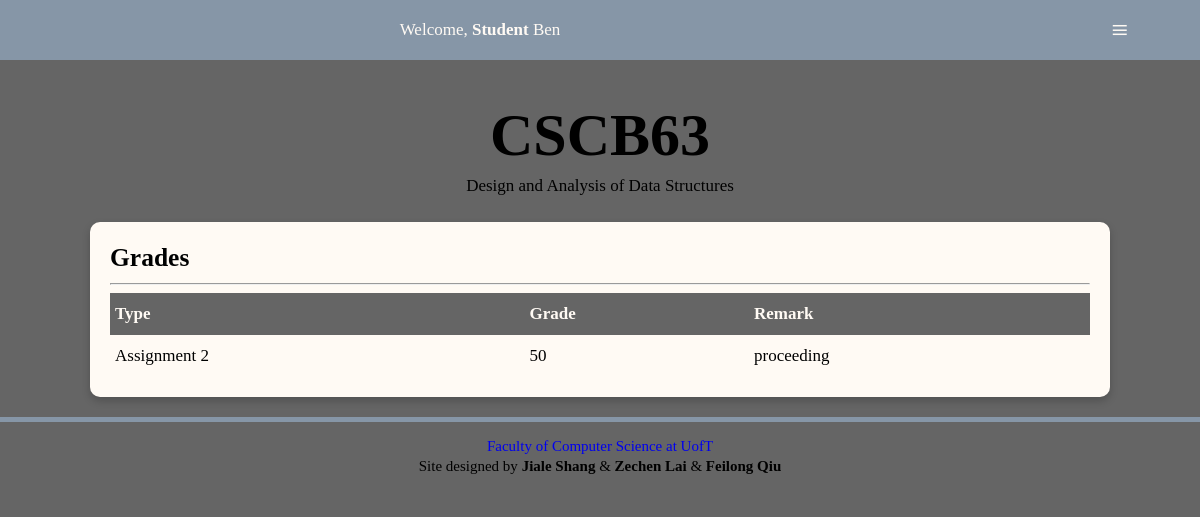
/remark-sort (signed in), run on an earlier commit of the app's database.
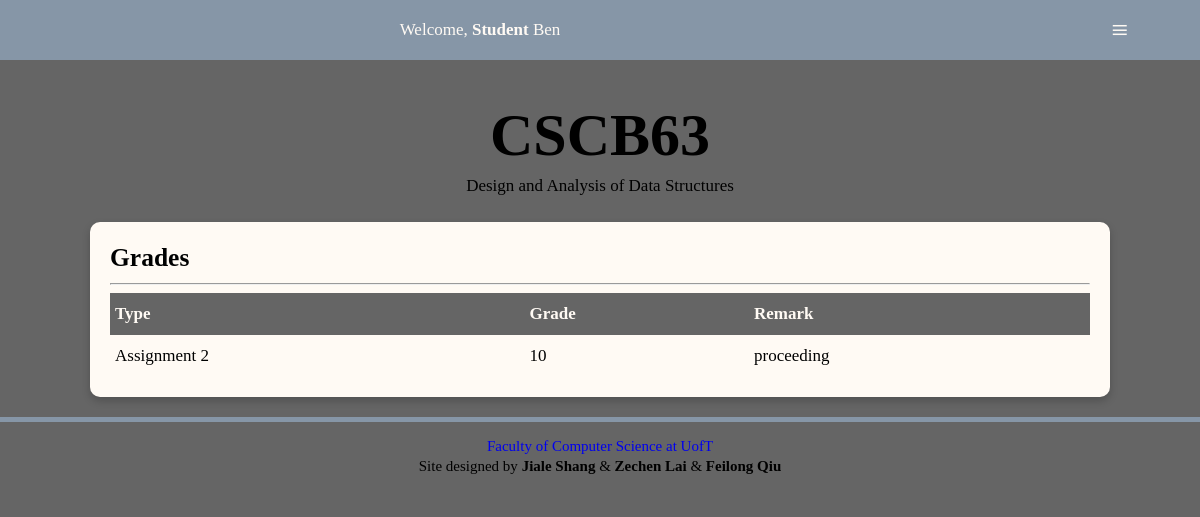
And on a later commit of the database.
### tables this page shows
CREATE TABLE "Events" (
	"ename"	NVARCHAR(20) NOT NULL UNIQUE
);

CREATE TABLE "Grades" (
	"username"	NVARCHAR(50) NOT NULL,
	"ename"	NVARCHAR(20) NOT NULL,
	"grade"	INTEGER NOT NULL,
	"remark"	INTEGER,
	"request"	NVARCHAR(255),
	FOREIGN KEY("username") REFERENCES "Users"("username"),
	FOREIGN KEY("ename") REFERENCES "Events"("ename"),
	PRIMARY KEY("username","ename")
);

### app.py (the view)
@app.route("/remark-sort")
def remark_sort():
    db=get_db()
    db.row_factory = make_dicts
    grades=[]
    for grade in query_db("select distinct username, grade, remark, ename,request from Grades natural join Takes natural join Events where remark=1 and cid in (select cid from Takes where username='%s')" % (session['user']['username'])):
        grades.append(grade)
    db.close()
    return render_template('grade.html',user=session['user'],grade=grades)

### app.py (called while the page is built)
def get_db():
    db=getattr(g,'_database',None)
    if db is None:
        db=g._database=sqlite3.connect(DATABASE)
    return db

def make_dicts(cursor, row):
    return dict((cursor.description[idx][0],value)
                for idx,value in enumerate(row))

def query_db(query, args=(),one=False):
    cur = get_db().execute(query,args)
    rv = cur.fetchall()
    cur.close()
    return (rv[0] if rv else None) if one else rv

@app.teardown_appcontext
def close_connection(exception):
    db = getattr(g, '_database', None)
    if db is not None:
        db.close()

### templates/grade.html (shortened to what this page needs)
<!DOCTYPE html>
<html lang="en">
<head>
<link href="../static/style.css" rel="stylesheet">
</head>
<body>
  <nav>
    <div id="menu-title">Welcome, <strong>{% if user['type']%}Instructor{% else %}Student{% endif %}</strong> {{ user['name'][0] }}</div>
    <label for="drop" class="button">≡</label>
  </nav>
  <div class="content">
    <div class="title">
      <h1>CSCB63</h1>
      <p>Design and Analysis of Data Structures</p>
    </div>
    <section>
      <h2>Grades</h2><hr>
      {% if user['type'] %}
      <form action="/grading">
      </form>
      {% else %}
      <div class="table">
          <div class="heading">
              <div class="cell">Type</div>
              <div class="cell">Grade</div>
              <div class="cell">Remark</div>
          </div>
          {% for item in grade %}
          <div class="row">
              <div class="cell">{{ item['ename'] }}</div>
              <div class="cell">{{ item['grade'] }}</div>
              <div class="cell">
              {% if item['remark'] == 1 %}
                proceeding
              {% elif item['remark'] == -1 %}
                remarked
              {% else %}
                <form method="post" action="/grade-remark">
                    <input type="text" class="remark-content" value="" placeholder="Put your reason for remark here." name="remark_request"/>
                    <input type="submit" value ="remark" />
                    <input type="hidden" name="remark_event" value="{{ item['ename'] }}" />
              {% endif %}
              </div>
          </div>
          {% endfor %}
      </div>
      {% endif %}
    </section>
  </div>
  <div id="footer">
    <p><a href="http://web.cs.toronto.edu">Faculty of Computer Science at UofT</a></p>
    <p>Site designed by <strong>Jiale Shang</strong> & <strong>Zechen Lai</strong> & <strong>Feilong Qiu</strong></p>
  </div>
</body>
</html>

### static/style.css (style rules this page uses)
body { background: #656565; font-size:17px; line-height: 32px; margin: 0; padding: 0; word-wrap:break-word !important; }
ul, p,h1,h2,h3 { margin:0; }
.title { text-align:center; margin-top: 100px; }
h1 { font-size:60px; line-height: 70px; }
.content { width: 85%; margin: 0 auto; margin-top: 30px; max-width: 1200px; min-width: 375px; }
a { text-decoration: none; }
section { box-shadow: 0 4px 8px 0 rgba(0,0,0,0.2); transition: 0.3s; margin:20px 0; padding: 20px; background: #fffaf4; border-radius: 10px; overflow: auto; }
.button, [id^=drop], .mobile-split { display: none; }
nav { margin:0; padding: 0; background-color: #8696a7; width: 100%; position: fixed; top:0; overflow: visible; }
#menu-title { display: block; padding: 0 30px; float: left; font-size:20px; line-height: 60px; color:#fffaf4; }
nav:after { content:""; display:table; clear:both; }
.table { display: table; width: 100%; }
.heading { display: table-row; font-weight: bold; background: #656565; color: #fffaf4; }
.row { display: table-row; }
.cell { display: table-cell; padding: 5px; }
#footer { padding:10px; text-align:center; border-top: 5px solid #8696a7; padding-top: 1%; }
#footer p { margin:5px; line-height: 15px; font-size: 15px; }
#footer a { text-decoration: none; transition: 0.4s; }
@media all and (max-width : 1227px) { #menu-title { padding: 0; width: 80%; text-align: center; float: left; font-size: 17px; } }
@media all and (max-width : 1227px) { nav ,nav ul { margin: 0; } }
@media all and (max-width : 1227px) { .button { display: block; background-color: #8696a7; padding:14px 20px; font-size:30px; text-decoration:none; float: right; border:none; width:10%; } }
@media all and (max-width : 1227px) { nav a:hover, nav ul ul a, nav ul ul, .button { color:#fffaf4; text-align: center; } }

What changed in the data, as far as the page shows it:
no longer on this page (row unchanged): Events: ename "Assignment 2", grade "50"
now on this page (row edited): Grades: ename "Assignment 2", grade "10"
